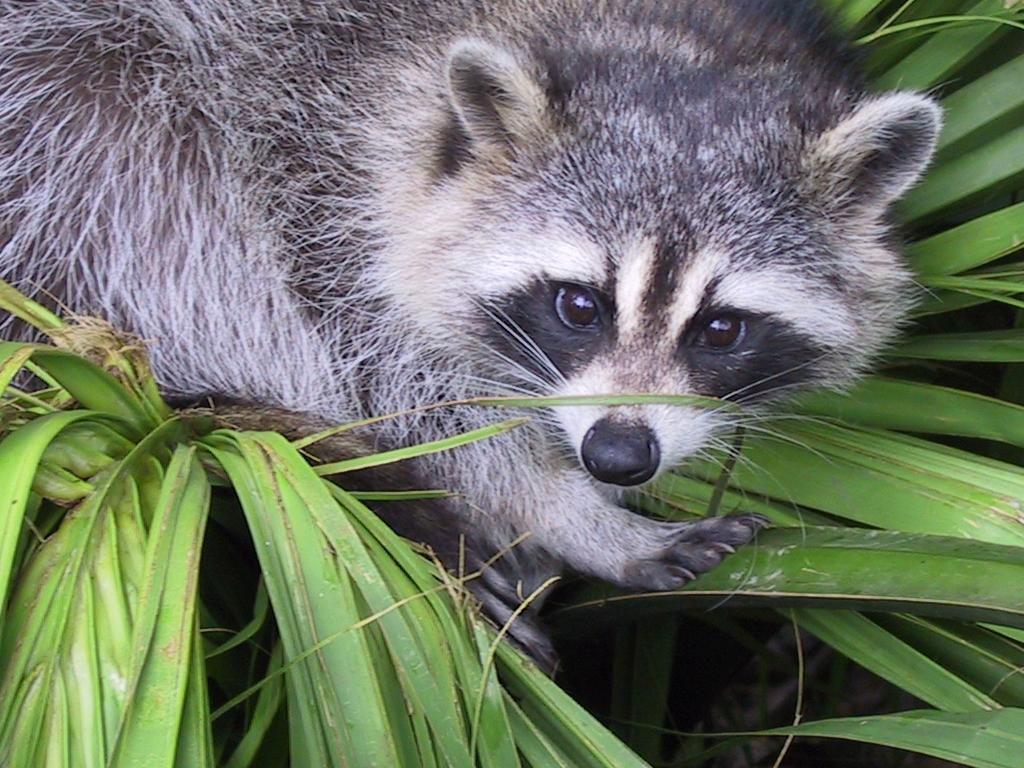
#> input picture Python01/ex04/animal.jpeg, 1024 x 768 px
$ python rotate.py
#> lines starting #> are read from the running program, lines starting #| are printed output that depends on the picture
### Python01/ex02/load_image.py
import numpy as np
import cv2


def ft_load(path: str) -> np.array:
    """
    Loads an image, prints its format, and its pixels
    content in RGB format.

    Args:
        path: path to an image in JPG or JPEG format.

    Returns:
        Numpy array of the pixel content of the given image
        in RGN format.
    """

    if ".jpg" not in path.lower() and ".jpeg" not in path.lower():
        raise ValueError("Image should only be in .jpg or .jpeg format")

    img = cv2.imread(path)
    if img is None:
        raise AssertionError("Image could not be loaded. (is path correct ?)")

    img_array = np.array(img)

    print("The shape of inage is:", img_array.shape)
    return img_array

### Python01/ex04/rotate.py
import sys
import cv2
import numpy as np
import matplotlib
import matplotlib.pyplot as plt
from load_image import ft_load

matplotlib.use('gtk3agg')


def ft_transpose(img):
    """
    transpose an image (rotate to 90deg)

    Args:
        img: Numpy array of the pixel content of
        the image in RGB format.

    Returns:
        Numpy array of the pixel content of
        the transposed image in RGB format.
    """

    height, width = img.shape
    img_transposed = np.zeros((height, width), dtype=img.dtype)

    for i in range(height):
        for j in range(width):
            img_transposed[j, i] = img[i, j]
    return img_transposed


def main():
    try:
        path = "animal.jpeg"
        img_array = ft_load(path)
#> in ft_load, img is the input picture: shape (768, 1024, 3); mean B, G, R 102.1, 117.7, 110.7
#| The shape of inage is: (768, 1024, 3)
        print(img_array)
#> (printed output is left out)

        img_array = img_array[100:500, 450:850, 0]
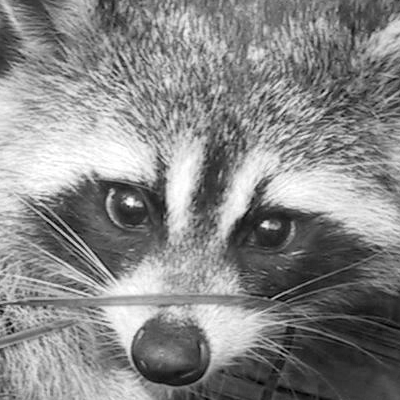
#> img_array: shape (400, 400); min 0, max 255, mean 135.2
        img_array = np.squeeze(img_array)
        # img_array = np.transpose(img_array)
        img_array = ft_transpose(img_array)
#> after the loop in ft_transpose, `for i in range(height):`:
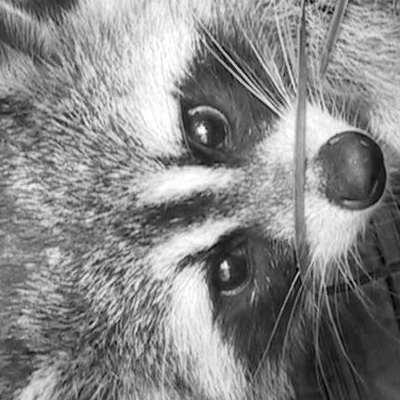
#> img_transposed: shape (400, 400); min 0, max 255, mean 135.2
        print("New shape after transpose:", img_array.shape)
#| New shape after transpose: (400, 400)
        print(img_array)
#> (printed output is left out)

        img = cv2.cvtColor(img_array, cv2.COLOR_BGR2RGB)
#> img: shape (400, 400, 3)
        fig, ax = plt.subplots()
        ax.imshow(img)
        plt.show()

    except AssertionError as e:
        print("AssertionError:", e, file=sys.stderr)
    except ValueError as e:
        print("ValueError:", e, file=sys.stderr)
    except Exception as e:
        print("Error:", e, file=sys.stderr)


if __name__ == "__main__":
    main()
